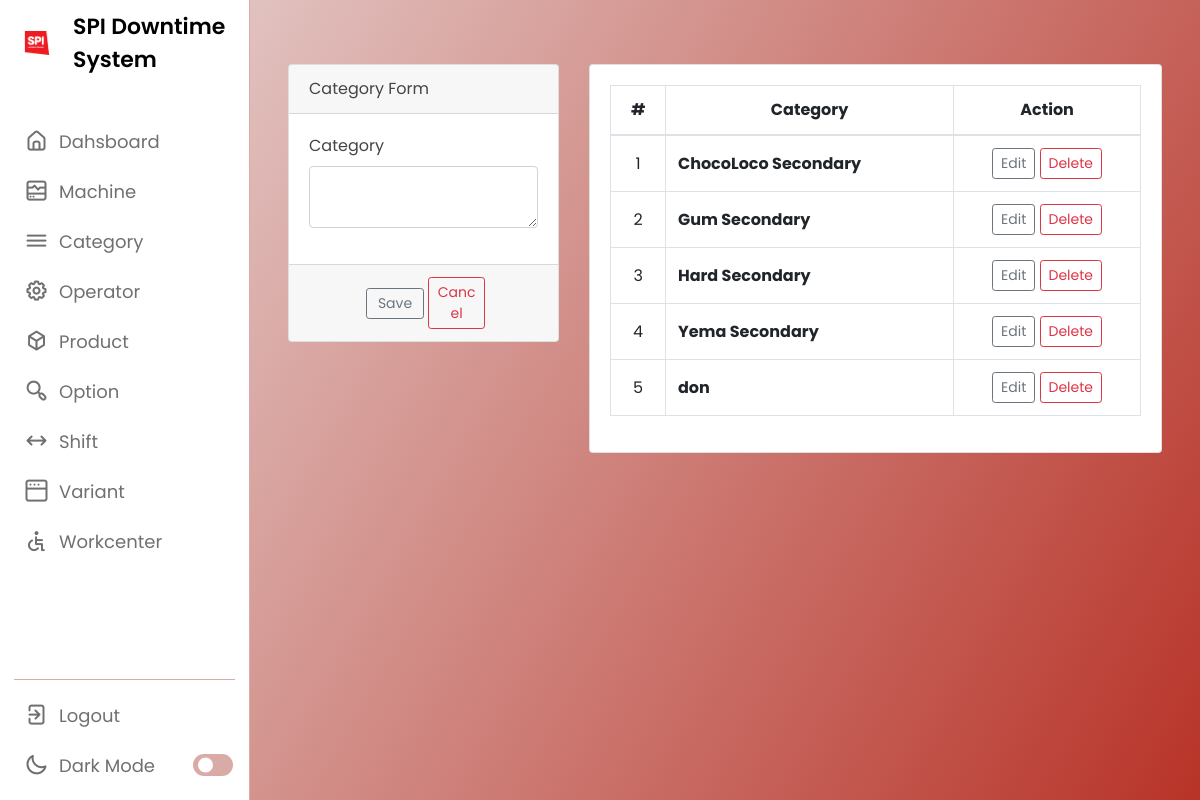
The app's page /DMS/index.php?page=category with its own data.
### tables this page shows
CREATE TABLE `category` (
  `id` int(11) NOT NULL,
  `name` varchar(50) NOT NULL
);

### DMS/category.php (the view, shortened to what this page needs)
<?php include('db_connect.php');?>
<div class="container-fluid">
	<div class="col-lg-12">
		<div class="row">
			<div class="col-md-4">
			<form action="" id="manage-department" onsubmit="return sendMessage();">
				<div class="card">
					<div class="card-header">
						  Category Form
				  	</div>
					<div class="card-body">
							<div class="form-group">
								<label class="control-label">Category</label>
								<textarea name="name" id="" cols="30" rows="2" class="form-control"></textarea>
							</div>
					</div>
					<div class="card-footer">
						<div class="row">
							<div class="col-md-12">
								<button class="btn btn-sm btn-outline-secondary col-sm-3 offset-md-3"> Save</button>
								<button class="btn btn-sm btn-outline-danger col-sm-3" type="button" onclick="_reset()"> Cancel</button>
							</div>
						</div>
					</div>
				</div>
			</form>
			</div>
			<div class="col-md-8">
				<div class="card">
					<div class="card-body">
						<table class="table table-bordered table-hover">
							<thead>
								<tr>
									<th class="text-center">#</th>
									<th class="text-center">Category</th>
									<th class="text-center">Action</th>
								</tr>
							</thead>
							<tbody>
								<?php
								$i = 1;
								$category = $conn->query("SELECT * FROM category order by id asc");
								while($row=$category->fetch_assoc()):
								?>
								<tr>
									<td class="text-center"><?php echo $i++ ?></td>
									<td class="">
										 <p> <b><?php echo $row['name'] ?></b></p>
									</td>
									<td class="text-center">
										<button class="btn btn-sm btn-outline-secondary edit_department" type="button" data-id="<?php echo $row['id'] ?>" data-name="<?php echo $row['name'] ?>"  >Edit</button>
										<button class="btn btn-sm btn-outline-danger delete_department" type="button" data-id="<?php echo $row['id'] ?>">Delete</button>
									</td>
								</tr>
								<?php endwhile; ?>
							</tbody>
						</table>
					</div>
				</div>
			</div>
		</div>
	</div>
</div>

### DMS/assets/css/style.css (style rules this page uses)
body { font-family: "Open Sans", sans-serif; color: #444444; width: 100%; height: calc(100%); }

### DMS/styleforma.css (style rules this page uses)
* { margin: 0; padding: 0; box-sizing: border-box; font-family: 'Poppins', sans-serif; }
:root { --primary-color:#b83328; --panel-color: #FFF; --text-color: #000; --black-light-color: #707070; --border-color: #DAAAA7; --toggle-color: #DAAAA7; --box1-color: #4DA3FF; --box2-color: #FFE6AC; --box3-color: #E7D1FC; --title-icon-color: #fff; --tran-05: all 0.5s ease; --tran-03: all 0.3s ease; --tran-03: all 0.2s ease; }
body { min-height: 100vh; background: linear-gradient(120deg,#e8dbda, #b83328); display:flex; }

### DMS/index.php (style rules this page uses)
body { background: #80808045; }

### DMS/category.php (style rules this page uses)
td { vertical-align: middle !important; }
td p { margin: unset }

### records on screen
category: name "ChocoLoco Secondary"
category: name "Gum Secondary"
category: name "Hard Secondary"
category: name "Yema Secondary"
category: name "don"
